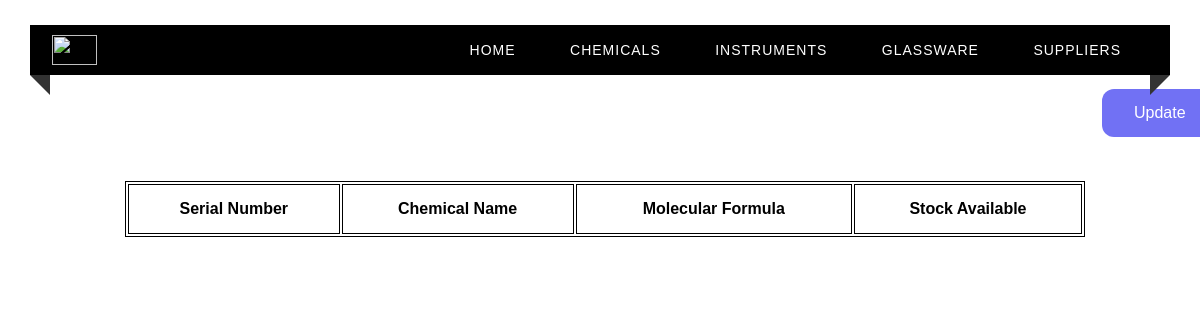
Before: /chemicals with the older database file.
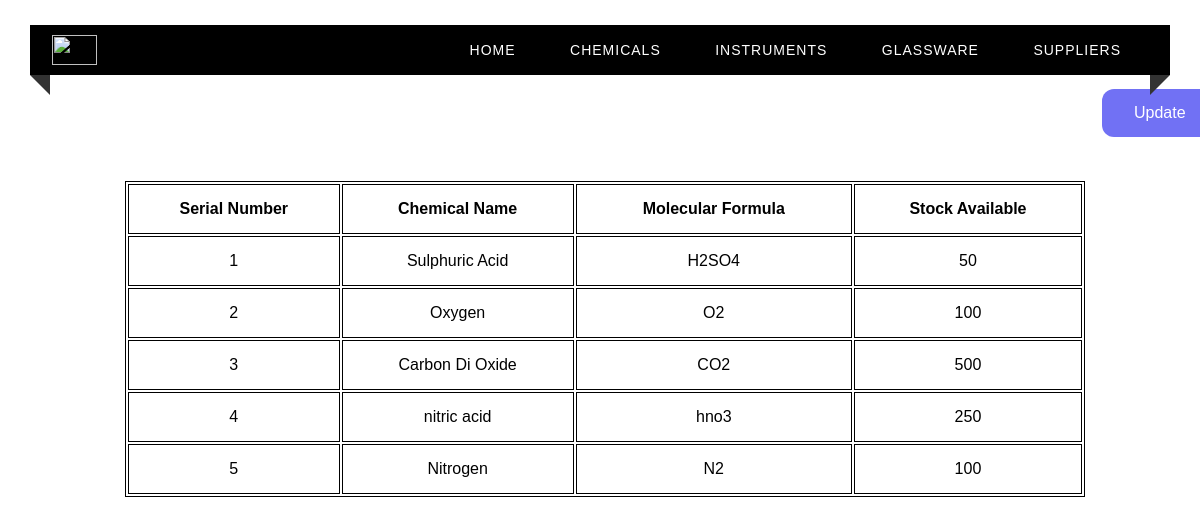
After: the same page with the newer database file.
### tables this page shows
CREATE TABLE CHEMICALS(
    Sno INTEGER(4)  UNIQUE,
    Chem_Name VARCHAR(50) PRIMARY KEY,
    Molecular_Formula VARCHAR(20),
    Stock_Available DECIMAL(9,3) NOT NULL
);

### app.py (the view)
@app.route("/chemicals")
def chemicals() :
    c = get_db()
    cur = c.cursor()
    cur.execute("SELECT * from CHEMICALS")
    return render_template("chemicals.html", test = cur.fetchall())

### app.py (called while the page is built)
def get_db():
    db = getattr(g, '_database', None)
    if db is None:
        db = g._database = sqlite3.connect(DATABASE)
    return db

@app.teardown_appcontext
def close_connection(exception):
    db = getattr(g, '_database', None)
    if db is not None:
        db.close()

### templates/chemicals.html (shortened to what this page needs)
<html>
<head>
    <link rel="stylesheet" type="text/css" href="../static/home.css">
</head>
<body>
<div class="custom-padding">
        <nav>
            <div class="logo"><img src = "../static/nieLogo.png" width = "45px", height = "30px"></div>
            <ul class="menu-area">
                <li><a href="/">Home</a></li>
                <li><a href="/chemicals">Chemicals</a></li>
                <li><a href="/instruments">Instruments</a></li>
                <li><a href="/glassware">Glassware</a></li>
                <li><a href="/suppliers">Suppliers</a></li>
            </ul>
        </nav>
        <a href="/login" class="button">Update</a>
        <div class="tab">
          <table align="center" style="margin-left : 125px; margin-top : 50px;">
              <th>Serial Number</th>
              <th>Chemical Name </th>
              <th>Molecular Formula</th>
              <th>Stock Available</th>
            {% for row in test %}
            <tr>
                <td> {{ row[0] }}</td>
                <td> {{ row[1] }}</td>
                <td> {{ row[2] }}</td>
                <td> {{ row[3] }}</td>
            </tr>
            {% endfor %}
          </table>
        </div>
    </div>
</body>
</html>

### static/home.css (style rules this page uses)
* { margin: 0; padding: 0; outline: 0; box-sizing: border-box; }
body { background-image: url(books4.png) no-repeat center fixed; background-size: cover; background-position: center; }
.menu-area li a { text-decoration: none; }
.menu-area li { list-style-type: none; }
.custom-padding { padding-top: 25px; }
nav { position: relative; width: calc(100% - 60px); margin: 0 auto; padding: 10px 0; background: #000000; z-index: 1; text-align: right; padding-right: 2%; font-family: sans-serif; }
.logo { width: 15%; float: left; text-transform: uppercase; color: #fff; font-size: 25px; text-align: left; padding-left: 2%; }
.menu-area li { display: inline-block; }
.menu-area a { color: #fff; font-weight: 300; letter-spacing: 1px; text-transform: uppercase; display: block; padding: 0 25px; font-size: 14px; line-height: 30px; position: relative; z-index: 1; }
nav:before { position: absolute; content: ''; border-top: 10px solid #333; border-right: 10px solid #333; border-left: 10px solid transparent; border-bottom: 10px solid transparent; top: 100%; left: 0; }
nav:after { position: absolute; content: ''; border-top: 10px solid #333; border-left: 10px solid #333; border-right: 10px solid transparent; border-bottom: 10px solid transparent; top: 100%; right: 0; }
body { margin: 0; padding: 0; background: url(books3.jpg) no-repeat center fixed; background-size: cover; background-position: center; font-family: sans-serif; }

### templates/chemicals.html (style rules this page uses)
.button { background-color: #7171F4; border: none; color: white; padding: 15px 32px; text-align: center; text-decoration: none; display: inline-block; font-size: 16px; margin: 4px 2px; cursor: pointer; border-radius: 12px; position: relative; left: 1100px; top: 10px; }
table { width: 80%; border: 1px solid black; }
th,td { height: 50px; border: 1px solid black; text-align: center; }

Changed rows visible on the page:
added CHEMICALS: Sno "1", Chem_Name "Sulphuric Acid", Molecular_Formula "H2SO4", Stock_Available "50"
added CHEMICALS: Sno "2", Chem_Name "Oxygen", Molecular_Formula "O2", Stock_Available "100"
added CHEMICALS: Sno "3", Chem_Name "Carbon Di Oxide", Molecular_Formula "CO2", Stock_Available "500"
added CHEMICALS: Sno "4", Chem_Name "nitric acid", Molecular_Formula "hno3", Stock_Available "250"
added CHEMICALS: Sno "5", Chem_Name "Nitrogen", Molecular_Formula "N2", Stock_Available "100"
